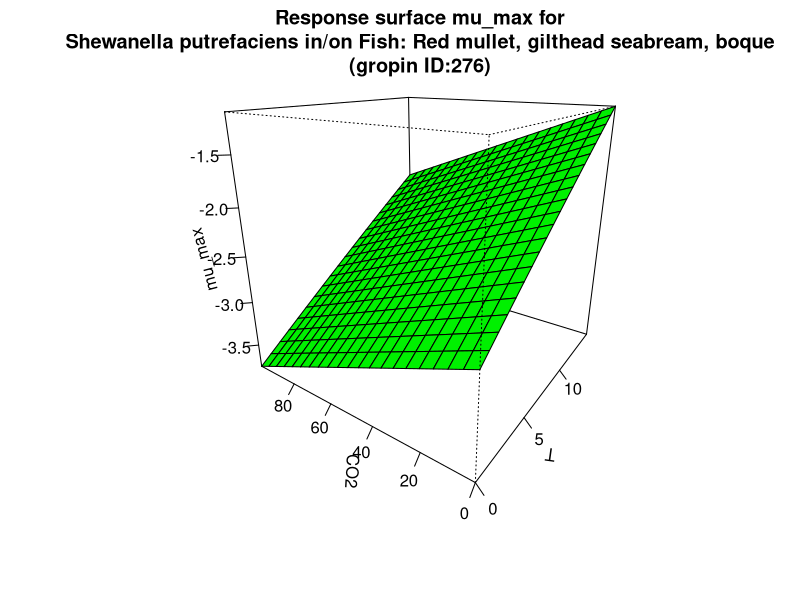

Recreate this plot in R.
#############################
# start of Parameter script
#############################
T <- seq(0,14.985014985015,length.out=21)
CO2 <- seq(0,99.9000999000999,length.out=21)
#############################
# end of Parameter script
#############################
############################# 
# start of Model script Gropin ID 276 
#############################
 
# constant coefficients for this model
mref <- 0.065
dco2 <- 0.0103
Ea <- 70.3
 
variables <- data.frame(T,CO2)
argumentsPar <- expand.grid(variables)
 
# heart of the model
response_surface <- function(T,CO2) {
   mumax <-(log(mref)-(dco2*CO2)+(Ea/0.00831)*((1/273)-(1/(T+273))))

return(mumax=mumax)
} 

# output parameters
mumax <- cbind(argumentsPar,response_surface(argumentsPar['T'],argumentsPar['CO2']))
colnames(mumax) <- c(colnames(argumentsPar),'mumax')
#############################
# End of Model script
#############################
############################# 
# start of Visualisation script Gropin ID 276 
#############################
persp(T,CO2,matrix(unlist(mumax$mumax),nrow=21),col = 'green',xlab='T',ylab='CO2',zlab='mu_max',main='Response surface mu_max for
Shewanella putrefaciens in/on Fish: Red mullet, gilthead seabream, boque
(gropin ID:276)',theta=305,phi=20,shade=0.25,ticktype = 'detailed')
#############################
# End of Visualisation script
#############################
